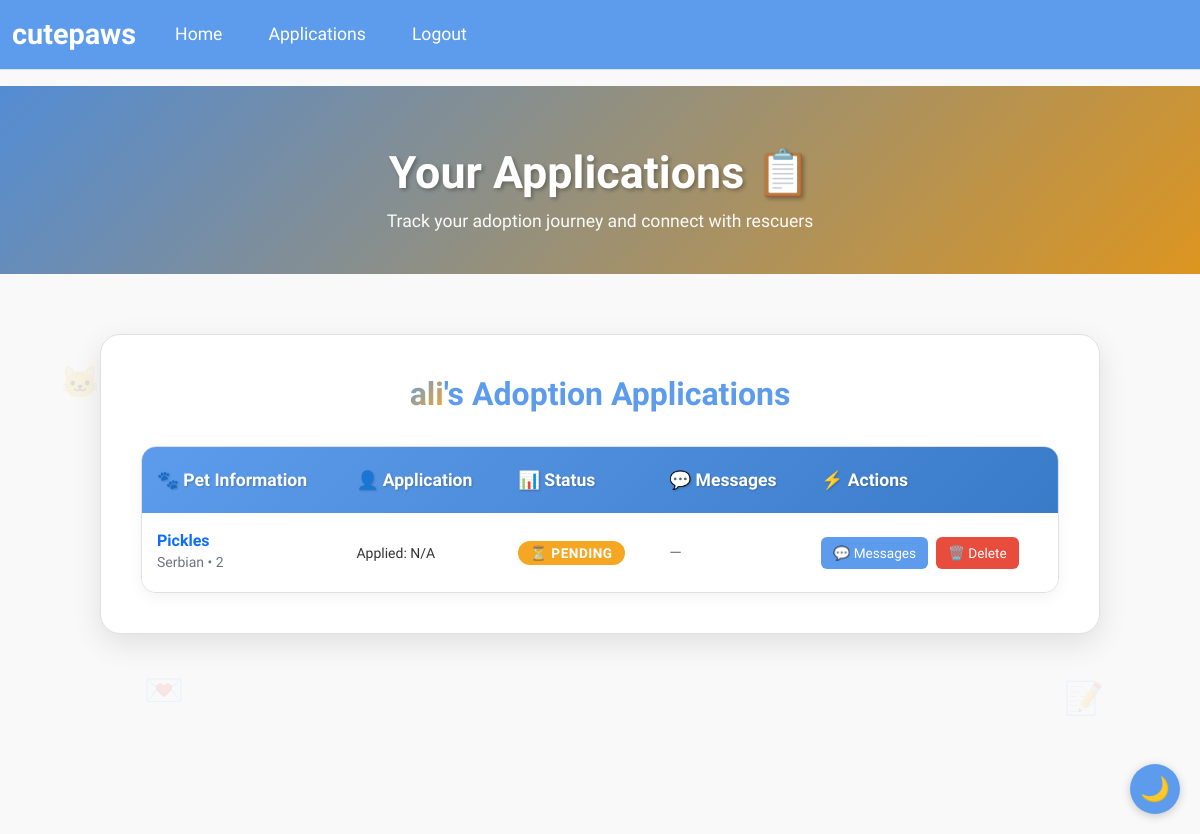
Before: /my_applications (signed in) with the older database file.
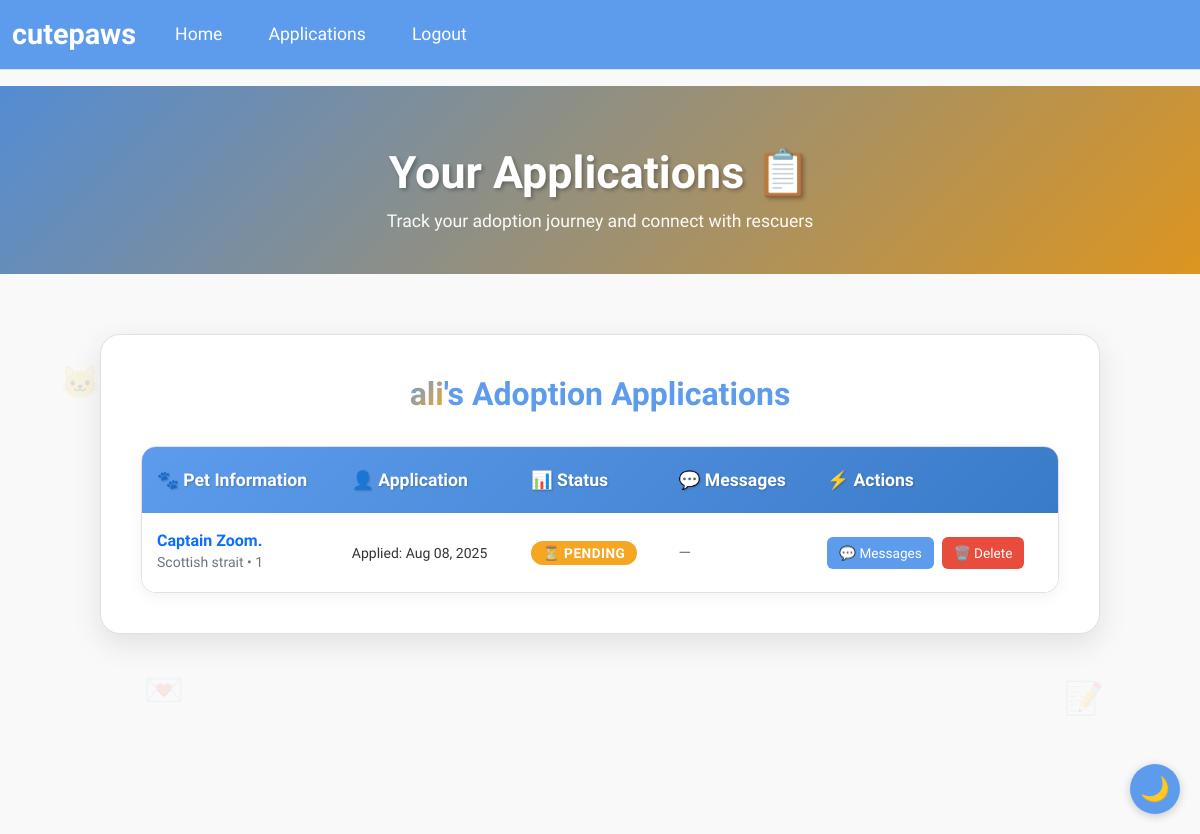
After: the same page with the newer database file.
### wepsite/models.py (models this page shows)
class User(db.Model, UserMixin):
    id         = db.Column(db.Integer, primary_key=True)
    email      = db.Column(db.String(150), unique=True, nullable=False)
    password   = db.Column(db.String(150), nullable=False)
    first_name = db.Column(db.String(150), nullable=False)
    is_admin   = db.Column(db.Boolean, default=False)
    created_at = db.Column(db.DateTime(timezone=True), default=lambda: datetime.now(timezone.utc))

class AdoptionApplication(db.Model):
    id = db.Column(db.Integer, primary_key=True)
    pet_id = db.Column(db.Integer, db.ForeignKey('pet.id'))
    user_id = db.Column(db.Integer, db.ForeignKey('user.id'))
    application_date = db.Column(db.DateTime, default=func.now())
    answers = db.Column(db.Text)
    status = db.Column(db.String(20), default='pending')
    user = db.relationship('User',backref='applications')
    created_at = db.Column(db.DateTime(timezone=True), default=lambda: datetime.now(timezone.utc))
    updated_at = db.Column(db.DateTime(timezone=True), default=lambda: datetime.now(timezone.utc), onupdate=lambda: datetime.now(timezone.utc))
    messages = db.relationship(
        'Message',
        back_populates='application',
        lazy=True,
        cascade="all, delete-orphan"
    )

class Pet(db.Model):
    id             = db.Column(db.Integer, primary_key=True)
    name           = db.Column(db.String(100))
    age            = db.Column(db.Integer)
    breed          = db.Column(db.String(100))
    description    = db.Column(db.Text)
    city           = db.Column(db.String(100))  # Changed from location to city
    image_filename = db.Column(db.String(200))
    is_adopted     = db.Column(db.Boolean, default=False)
    is_deleted = db.Column(db.Boolean, default=False)
    adoption_date = db.Column(db.DateTime)
    posted_by      = db.Column(db.Integer, db.ForeignKey('user.id'))
    poster = db.relationship('User', foreign_keys=[posted_by])
    created_at = db.Column(db.DateTime(timezone=True), default=lambda: datetime.now(timezone.utc))
    updated_at = db.Column(db.DateTime(timezone=True), default=lambda: datetime.now(timezone.utc), onupdate=lambda: datetime.now(timezone.utc))
    applications = db.relationship(
        'AdoptionApplication',
        backref="pet",
        lazy=True,
        cascade="all, delete-orphan"
    )

### wepsite/views.py (the view)
@views.route('/my_applications')
@login_required
def my_applications():
    try:
        applications = AdoptionApplication.query.filter_by(
            user_id=current_user.id
        ).join(Pet).filter(
            Pet.is_deleted == False
        ).order_by(AdoptionApplication.id.desc()).all()
        return render_template('applications.html', applications=applications, user=current_user)
    except Exception as e:
        logger.error(f"Error in my_applications: {str(e)}")
        flash("An error occurred while loading your applications", "error")
        return render_template('applications.html', applications=[], user=current_user)

### wepsite/templates/applications.html (shortened to what this page needs)
{% extends "base.html" %}
{% block extra_css %}
<link rel="stylesheet" href="{{ url_for('static', filename='css/applications.css') }}">
{% endblock %}
{% block content %}
<section class="applications-hero">
    <div class="container">
        <div class="row justify-content-center">
            <div class="col-lg-8">
                <div class="hero-content">
                    <h1 class="hero-title">
                        {% if current_user.is_admin %}
                            Adoption Applications 📋
                        {% else %}
                            Your Applications 📋
                        {% endif %}
                    </h1>
                    <p class="hero-subtitle">
                        {% if current_user.is_admin %}
                            Manage applications for your posted pets
                        {% else %}
                            Track your adoption journey and connect with rescuers
                        {% endif %}
                    </p>
                </div>
            </div>
        </div>
    </div>
</section>
<section class="main-section">
    <div class="container">
        <div class="floating-element">🐱</div>
        <div class="floating-element">📝</div>
        <div class="floating-element">💌</div>
        <div class="row justify-content-center">
            <div class="col-12">
                <div class="applications-container">
                    {% if current_user %}
                        <h2 class="section-title">
                            {% if current_user.is_admin %}
                                <span class="user-greeting">Admin</span> - Applications for Your Pets
                            {% else %}
                                <span class="user-greeting">{{current_user.first_name}}</span>'s Adoption Applications
                            {% endif %}
                        </h2>
                    {% else %}
                        <h2 class="section-title">Adoption Applications</h2>
                    {% endif %}
                    {% if applications %}
                        <div class="table-container">
                            <table class="applications-table">
                                <thead>
                                    <tr>
                                        <th>🐾 Pet Information</th>
                                        <th>👤 {{ 'Applicant' if current_user.is_admin else 'Application' }}</th>
                                        <th>📊 Status</th>
                                        <th>💬 Messages</th>
                                        <th>⚡ Actions</th>
                                    </tr>
                                </thead>
                                <tbody>
                                    {% for app in applications %}
                                        <tr>
                                            <td>
                                                <div class="pet-info">
                                                    <div class="pet-details">
                                                        {% if app.pet and not app.pet.is_deleted %}
                                                            <h6>
                                                                <a href="{{ url_for('views.pet_detail', pet_id=app.pet.id) }}" style="text-decoration: none;">
                                                                    {{ app.pet.name }}
                                                                </a>
                                                            </h6>
                                                            <small>{{ app.pet.breed }} • {{ app.pet.age }}</small>
                                                        {% else %}
                                                            <h6 style="color: #6c757d;">📁 Archived Pet</h6>
                                                            <small>Pet no longer available</small>
                                                        {% endif %}
                                                    </div>
                                                </div>
                                            </td>
                                            <td>
                                                {% if current_user.is_admin %}
                                                    <strong>{{ app.user.first_name }} {{ app.user.last_name }}</strong><br>
                                                    <small>{{ app.user.email }}</small>
                                                {% else %}
                                                    <small>Applied: {{ app.created_at.strftime('%b %d, %Y') if app.created_at else 'N/A' }}</small>
                                                {% endif %}
                                            </td>
                                            <td>
                                                <span class="status-badge status-{{ app.status }}">
                                                    {% if app.status == 'pending' %}⏳{% endif %}
                                                    {{ app.status|title }}
                                                </span>
                                            </td>
                                            <td>
                                                {% if app.unread and app.unread > 0 %}
                                                    <span class="unread-indicator">{{ app.unread }}</span> new
                                                {% else %}
                                                    <span style="color: #6c757d;">—</span>
                                                {% endif %}
                                            </td>
                                            <td>
                                                <div class="action-buttons">
                                                    <a href="{{ url_for('views.messages', application_id=app.id) }}" class="btn-custom btn-view">
                                                        💬 Messages
                                                    </a>
                                                    {% if app.status != 'archived' %}
                                                        {% if (current_user.is_admin and app.pet.posted_by == current_user.id) or current_user.id == app.user_id %}
                                                            <a href="{{ url_for('views.delete_application', application_id=app.id) }}"
                                                               class="btn-custom btn-delete"
                                                               onclick="return confirm('Are you sure you want to delete this application? This action cannot be undone.')">
                                                                🗑️ Delete
                                                            </a>
                                                        {% endif %}
                                                    {% else %}
                                                        <span class="archived-text">📁 Archived</span>
                                                    {% endif %}
                                                </div>
                                            </td>
                                        </tr>
                                    {% endfor %}
                                </tbody>
                            </table>
                        </div>
                    {% endif %}
                </div>
            </div>
        </div>
    </div>
</section>
{% endblock %}

### wepsite/templates/base.html (shortened to what this page needs)
<!DOCTYPE html>
<html lang="en">
<head>
    <link href="https://cdn.jsdelivr.net/npm/bootstrap@5.3.2/dist/css/bootstrap.min.css" rel="stylesheet"
>
    <link rel="stylesheet" href="https://cdn.jsdelivr.net/npm/bootstrap-icons@1.10.0/font/bootstrap-icons.css">
    <link rel="stylesheet" href="https://cdnjs.cloudflare.com/ajax/libs/font-awesome/6.4.0/css/all.min.css"
 />
    {% block extra_css %}{% endblock %}
</head>
<body>
    <nav class="navbar navbar-expand-lg sticky-top">
        <div class="container-fluid">
            <a class="navbar-brand" href="#">cutepaws</a>
            <div class="collapse navbar-collapse" id="navbar">
                <div class="navbar-nav">
                {% if current_user.is_authenticated %}
                    <a class="nav-item nav-link" href="{{ url_for('views.home') }}">Home</a>
                    <a class="nav-item nav-link" href="{{ url_for('views.applications') }}">Applications</a>
                    <a class="nav-item nav-link" href="{{ url_for('auth.logout') }}">Logout</a>
                {% else %}
                    <a class="nav-item nav-link" href="{{ url_for('auth.login') }}">Login</a>
                    <a class="nav-item nav-link" href="{{ url_for('auth.sign_up') }}">Register</a>
                {% endif %}
                </div>
            </div>
        </div>
    </nav>
    <div class="container-fluid p-0">
        {% block content %}
        {% endblock %}
    </div>
    <button class="theme-toggle" id="themeToggle">🌓</button>
</body>
</html>

### wepsite/static/css/applications.css (style rules this page uses)
.btn-view { background-color: #007bff; color: white; }
.btn-delete { background-color: #dc3545; color: white; }
.status-pending { background-color: #fff3cd; color: #856404; }
.applications-hero { background: linear-gradient(135deg, var(--color-primary) 0%, var(--color-secondary) 100%); padding: 60px 0 40px; position: relative; overflow: hidden; }
.applications-hero::before { content: ''; position: absolute; top: 0; left: 0; right: 0; bottom: 0; background: rgba(0, 0, 0, 0.1); z-index: 1; }
.hero-content { position: relative; z-index: 2; color: white; text-align: center; }
.hero-title { font-size: 2.8rem; font-weight: bold; margin-bottom: 0.5rem; text-shadow: 2px 2px 4px rgba(0, 0, 0, 0.3); }
.hero-subtitle { font-size: 1.1rem; font-family: 'Playwrite AU NSW', cursive; opacity: 0.95; margin-bottom: 0; }
.main-section { padding: 60px 0; background-color: var(--color-background); min-height: 70vh; position: relative; }
.applications-container { max-width: 1000px; margin: 0 auto; background-color: var(--color-surface); padding: 40px; border-radius: 20px; box-shadow: 0 10px 30px rgba(0, 0, 0, 0.1); border: 1px solid var(--color-border); transition: transform 0.3s ease; }
.section-title { font-size: 2rem; color: var(--color-primary); margin-bottom: 2rem; font-weight: 600; text-align: center; }
.user-greeting { background: linear-gradient(135deg, var(--color-primary), var(--color-secondary)); -webkit-background-clip: text; -webkit-text-fill-color: transparent; background-clip: text; font-weight: 700; }
.table-container { background-color: var(--color-surface); border-radius: 15px; overflow: hidden; box-shadow: 0 4px 15px rgba(0, 0, 0, 0.05); border: 1px solid var(--color-border); }
.applications-table { width: 100%; margin: 0; background-color: transparent; border-collapse: separate; border-spacing: 0; }
.applications-table thead { background: linear-gradient(135deg, var(--color-primary) 0%, var(--color-primary-dark) 100%); }
.applications-table thead th { color: white !important; font-weight: 600; padding: 20px 15px; text-align: left; border: none; font-size: 1.1rem; text-shadow: 1px 1px 2px rgba(0, 0, 0, 0.2); }
.applications-table tbody tr { background-color: var(--color-surface); transition: all 0.3s ease; border-bottom: 1px solid var(--color-border); }
.applications-table td { padding: 18px 15px; color: var(--color-text); border: none; font-size: 1rem; vertical-align: middle; }
.status-badge { padding: 6px 12px; border-radius: 20px; font-size: 0.85rem; font-weight: 600; text-transform: uppercase; letter-spacing: 0.5px; }
.status-pending { background-color: var(--color-secondary); color: white; }
.action-buttons { display: flex; gap: 8px; flex-wrap: wrap; }
.btn-custom { padding: 8px 16px; border-radius: 20px; font-size: 0.85rem; font-weight: 500; text-decoration: none; display: inline-flex; align-items: center; gap: 5px; transition: all 0.3s ease; border: none; cursor: pointer; }
.btn-view { background-color: var(--color-primary); color: white; }
.btn-delete { background-color: var(--color-error); color: white; }
.floating-element { position: absolute; font-size: 2rem; opacity: 0.1; animation: float 6s ease-in-out infinite; user-select: none; pointer-events: none; }
.floating-element:nth-child(1) { top: 15%; left: 5%; animation-delay: 0s; }
.floating-element:nth-child(2) { bottom: 20%; right: 8%; animation-delay: 2s; }
.floating-element:nth-child(3) { top: 70%; left: 12%; animation-delay: 4s; }
.status-badge { padding: 4px 12px; border-radius: 20px; font-size: 0.85em; font-weight: 600; text-transform: uppercase; }
.btn-custom { padding: 6px 12px; border-radius: 6px; text-decoration: none; font-size: 0.85em; transition: all 0.3s ease; }
.pet-info { display: flex; align-items: center; gap: 12px; }
.pet-details h6 { margin: 0; font-weight: 600; }
.pet-details small { color: #6c757d; }

Changed rows visible on the page:
removed AdoptionApplication: pet.name "Pickles", pet.breed "Serbian", pet.age "2", created_at "N/A", status "PENDING"
now on this page (row edited): AdoptionApplication: pet.name "Captain Zoom.", pet.breed "Scottish strait", pet.age "1", created_at "Aug 08, 2025", status "PENDING"
